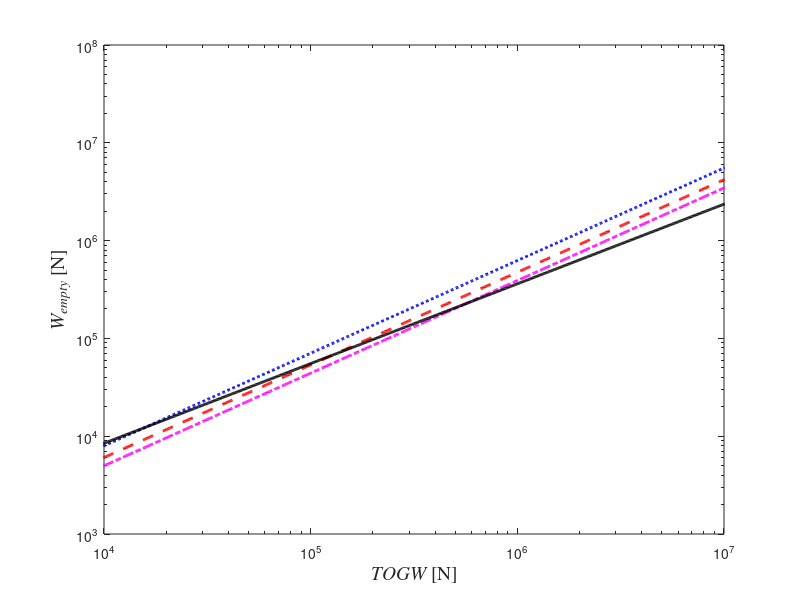

The MATLAB script that drew this image: (Note: this script raises an error after producing the figure.)
%% Conceptual Design Aircraft Weight Estimator
% Based on historical data of aircraft built over several years
% EQ's taken from Appendix I (eye) of:
% AIAA Education Series
% Fundamentals of Aircraft and Airship Design: Volume 1
% Leland M. Nicolai and Grant E. Carichner
% eISBN: 978-1-60086-753-8 print ISBN: 978-1-60086-751-4
% http://arc.aiaa.org/doi/book/10.2514/4.867538
clear; clc; close all;
%% Conversion constant
lb2N = 4.44822162; % Newtons per Pound
%% range of takeoff gross weights
TOGW_lb = logspace(3,7,1000); % values must be in Pounds for EQ's
TOGW_N = lb2N.*logspace(3,7,1000); % Convert for final results/plot
%% Empty Weight Estimates for Various Classes of Aircraft
% EQ's must use TOGW_lb; convert to N after calculation
%
% jet fighter aircraft (Figure I.1)
Ew_N.fighters = lb2N.*( (1.200).*TOGW_lb.^0.947 );
% bombers and transports (Figure I.2)
Ew_N.transports = lb2N.*( (0.911).*TOGW_lb.^0.947 );
% Intelligence, Surveillance, Reconnaissance (Figure I.5)
Ew_N.ISR = lb2N.*( (0.750).*TOGW_lb.^0.947 );
% Unmanned Air Vehicles (Figure I.6)
Ew_N.UAV = lb2N.*( (3.530).*TOGW_lb.^0.815 );
%% plot Empty Weight vs. Takeoff Gross Weight
plot_style = {'b:','r--','m-.','k-'};
fields = fieldnames(Ew_N); % get all fields (aircraft types)
for i = 1:length(fields) % for each field name
    loglog(TOGW_N, Ew_N.(fields{i}), plot_style{i}, 'LineWidth',2); hold on;
end
xlabel('\itTOGW\rm [N]','FontName','Times','FontSize',14)
ylabel('\itW_{empty}\rm [N]','FontName','Times','FontSize',14)
xlim([10^4 10^7]);
h = legend(fields,0); % create figure legen; locate in 'best' location
set(h,'FontName','Times','FontSize',11) % Increase legend font size
set(gcf,'color','w') % set figure color to white
set(gca,'FontSize',11) % increase FontSize for TickLabels
